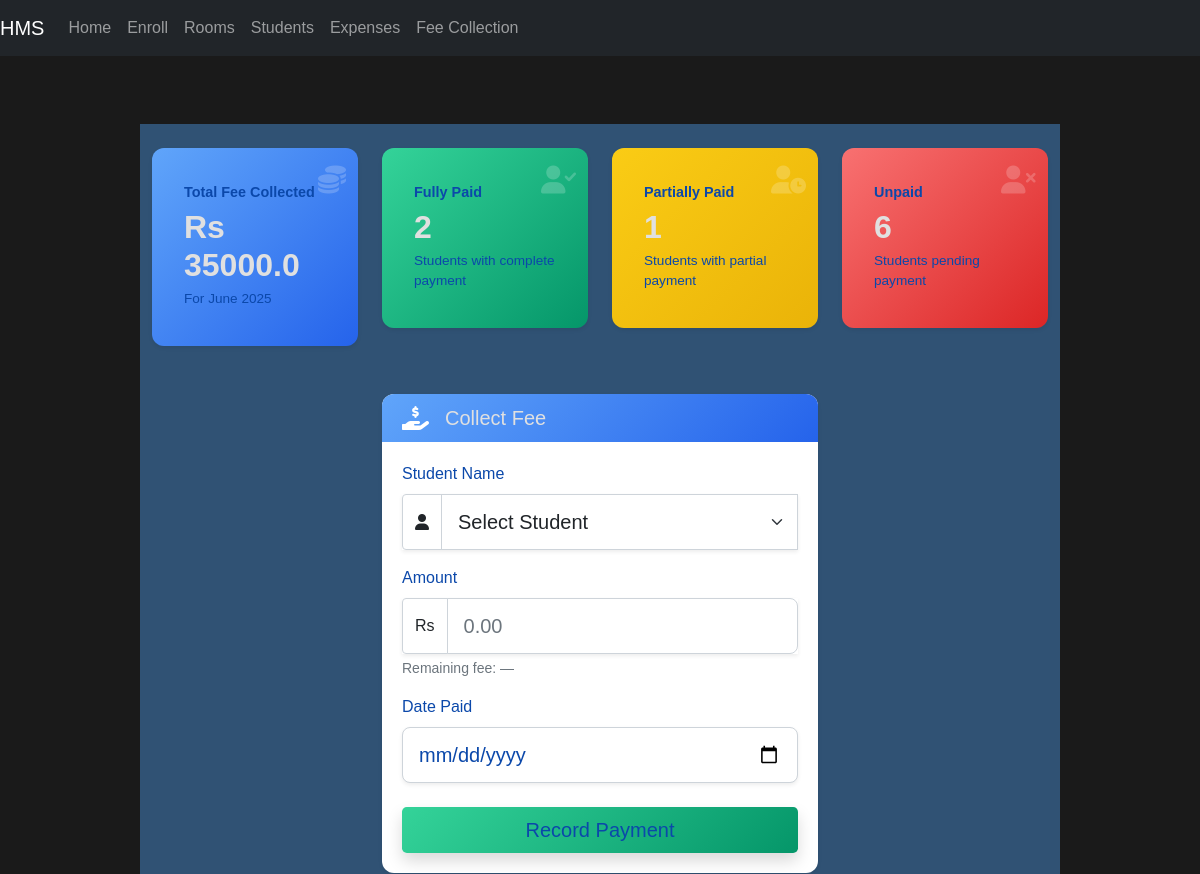
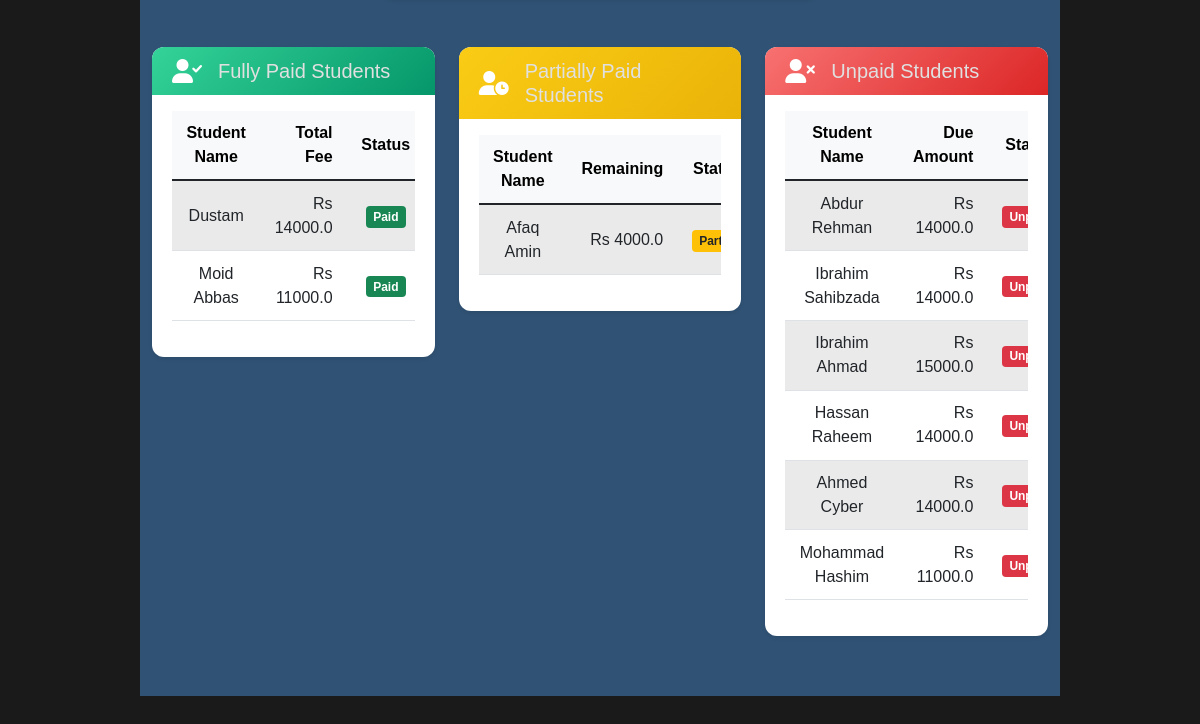
Before: /collect_fee (signed in) with the older database file (2 pictures, top to bottom).
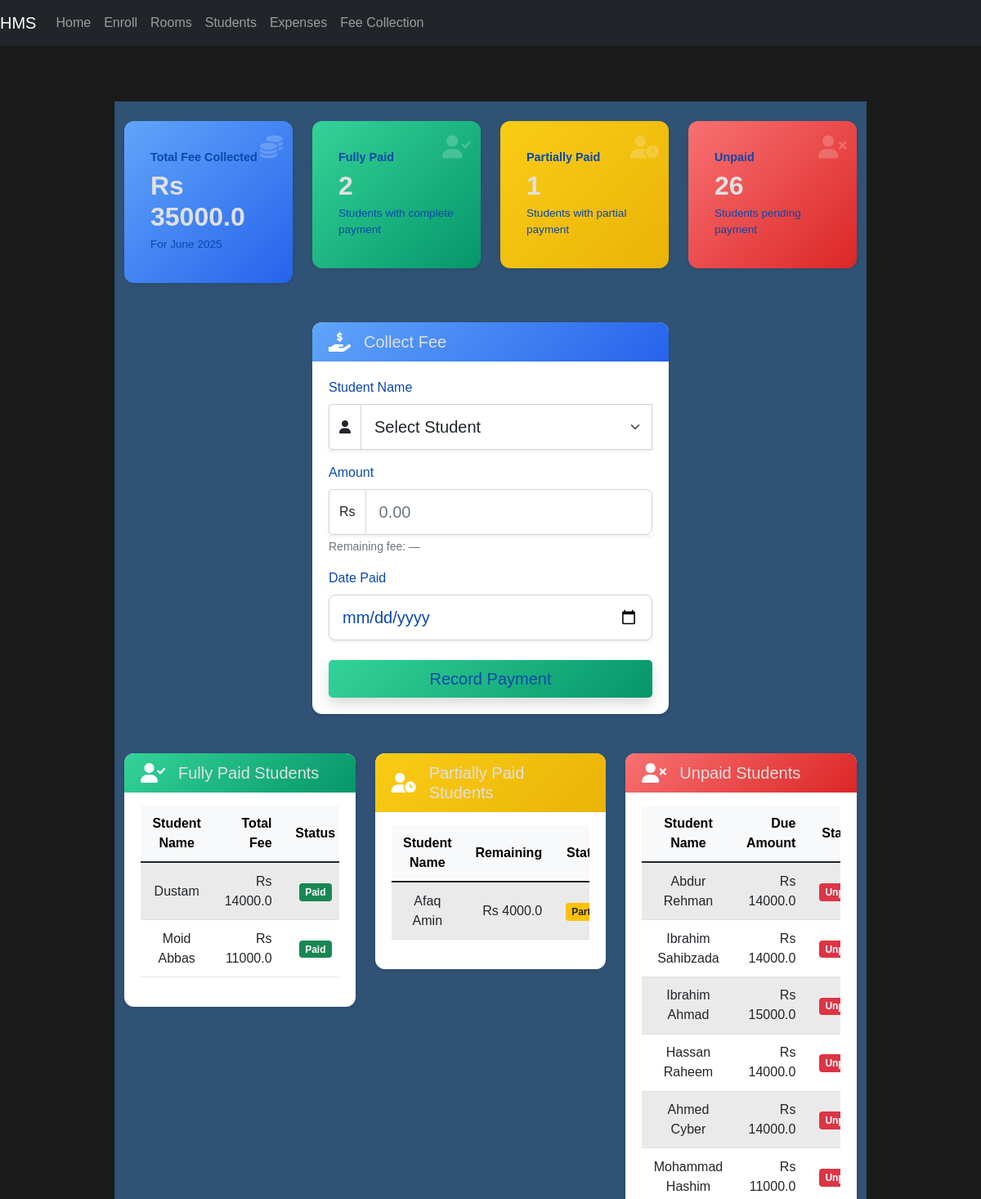
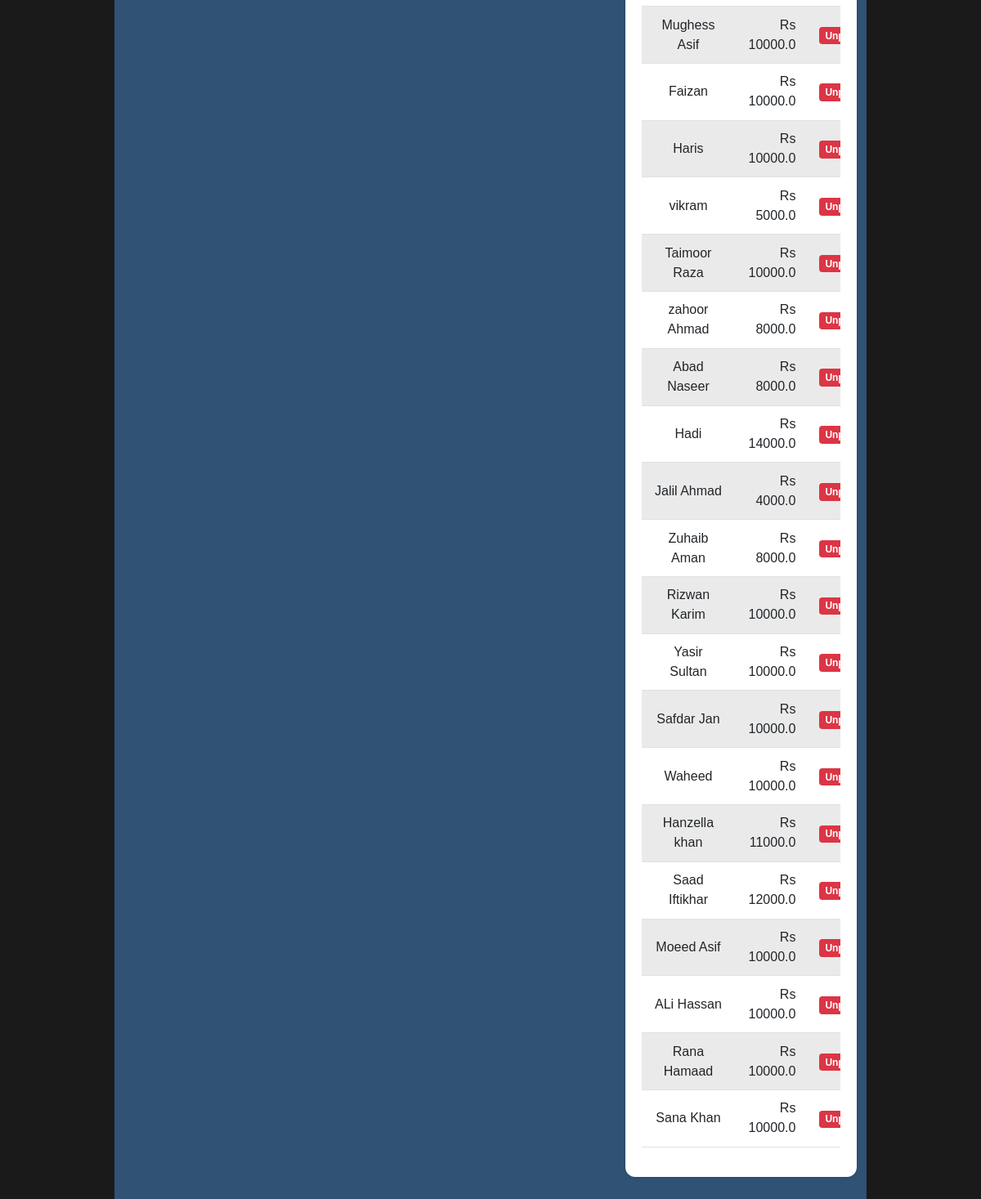
After: the same page with the newer database file (2 pictures, top to bottom).
### models.py (models this page shows, shortened)
class Student(db.Model):
    id = db.Column(db.Integer, primary_key=True)
    name = db.Column(db.String(100), nullable=False)
    fee = db.Column(db.Float, nullable=False)
    room_id = db.Column(db.Integer, db.ForeignKey('room.id'), nullable=False)
    picture = db.Column(db.String(100))
    status = db.Column(db.String(20), default='active')  # active, inactive, graduated
    enrollment_date = db.Column(db.DateTime, default=datetime.utcnow)
    last_fee_payment = db.Column(db.DateTime)
    room = relationship('Room', back_populates='students')
    fee_records = relationship('FeeRecord', back_populates='student')
    @property
    def fee_status(self):
        current_month = datetime.now().month
        current_year = datetime.now().year
        total_paid = sum(record.amount for record in FeeRecord.query.filter(
            FeeRecord.student_id == self.id,
            db.extract('month', FeeRecord.date_paid) == current_month,
            db.extract('year', FeeRecord.date_paid) == current_year
        ).all())
        if total_paid == 0:
            return 'unpaid'
        elif total_paid < self.fee:
            return 'partial'
        else:
            return 'paid'
    @property
    def remaining_fee(self):
        current_month = datetime.now().month
        current_year = datetime.now().year
        total_paid = sum(record.amount for record in FeeRecord.query.filter(
            FeeRecord.student_id == self.id,
            db.extract('month', FeeRecord.date_paid) == current_month,
            db.extract('year', FeeRecord.date_paid) == current_year
        ).all())
        return max(0, self.fee - total_paid)

class FeeRecord(db.Model):
    id = db.Column(db.Integer, primary_key=True)
    student_id = db.Column(db.Integer, db.ForeignKey('student.id'), nullable=False)
    amount = db.Column(db.Float, nullable=False)
    date_paid = db.Column(db.Date, default=datetime.utcnow)
    student = relationship('Student', back_populates='fee_records')

### app.py (the view, shortened to what this page needs)
@app.route('/collect_fee', methods=['GET', 'POST'])
@login_required
def collect_fee():
    form = FeeCollectionForm()
    month = request.args.get('month', datetime.now().month, type=int)
    year = request.args.get('year', datetime.now().year, type=int)
    active_students = Student.query.filter_by(status='active').all()
    fully_paid_students = []
    partially_paid_students = []
    unpaid_students = []
    for student in active_students:
        if student.fee_status == 'paid':
            fully_paid_students.append(student)
        elif student.fee_status == 'partial':
            partially_paid_students.append(student)
        else:
            unpaid_students.append(student)
    fee_records = FeeRecord.query.filter(
        db.extract('year', FeeRecord.date_paid) == year,
        db.extract('month', FeeRecord.date_paid) == month
    ).join(Student).all()
    total_fee = sum(record.amount for record in fee_records)
    return render_template('collect_fee.html',
                         form=form,
                         fee_records=fee_records,
                         total_fee=total_fee,
                         current_month=month,
                         current_year=year,
                         month_name=month_name,
                         fully_paid_students=fully_paid_students,
                         partially_paid_students=partially_paid_students,
                         unpaid_students=unpaid_students)

### forms.py
class FeeCollectionForm(FlaskForm):
    student_name = StringField('Student Name', validators=[DataRequired()])
    amount = FloatField('Amount', validators=[DataRequired()])
    date = DateField('Date Paid', validators=[DataRequired()])
    submit = SubmitField('Record Payment')

### app.py (called while the page is built)
@login_manager.user_loader
def load_user(user_id):
    return Admin.query.get(int(user_id))

### templates/collect_fee.html (shortened to what the changed rows need)
{% extends 'base.html' %}
{% block content %}
<div class="fee-page-container">
  <div class="container-fluid mt-4">
    <div class="row g-4">
      <div class="col-md-3 col-sm-6">
        <div class="metric-card bg-gradient-blue text-white shadow-sm">
          <div class="card-body">
            <h2 class="card-value">Rs {{ total_fee }}</h2>
          </div>
        </div>
      </div>
      <div class="col-md-3 col-sm-6">
        <div class="metric-card bg-gradient-green text-white shadow-sm">
          <div class="card-body">
            <h2 class="card-value">{{ fully_paid_students|length }}</h2>
          </div>
        </div>
      </div>
      <div class="col-md-3 col-sm-6">
        <div class="metric-card bg-gradient-yellow text-white shadow-sm">
          <div class="card-body">
            <h2 class="card-value">{{ partially_paid_students|length }}</h2>
          </div>
        </div>
      </div>
      <div class="col-md-3 col-sm-6">
        <div class="metric-card bg-gradient-red text-white shadow-sm">
          <div class="card-body">
            <h6 class="card-title">Unpaid</h6>
            <h2 class="card-value">{{ unpaid_students|length }}</h2>
            <p class="card-text">Students pending payment</p>
          </div>
        </div>
      </div>
    </div>
  </div>
  <div class="container-fluid mt-5">
    <div class="row g-4">
      <div class="col-lg-4 col-md-6">
        <div class="card table-card shadow-sm border-0 fade-in">
          <div class="card-body px-0">
            <div class="table-responsive">
              <table class="table table-striped table-hover align-middle mb-0">
                <thead class="table-light">
                  <tr>
                    <th>Student Name</th>
                    <th class="text-end">Total Fee</th>
                    <th class="text-center">Status</th>
                  </tr>
                </thead>
                <tbody>
                  {% for student in fully_paid_students %}
                  <tr>
                    <td>{{ student.name }}</td>
                    <td class="text-end">Rs {{ student.fee }}</td>
                    <td class="text-center">
                      <span class="badge bg-success">Paid</span>
                    </td>
                  </tr>
                  {% endfor %}
                </tbody>
              </table>
            </div>
          </div>
        </div>
      </div>
      <div class="col-lg-4 col-md-6">
        <div class="card table-card shadow-sm border-0 fade-in">
          <div class="card-body px-0">
            <div class="table-responsive">
              <table class="table table-striped table-hover align-middle mb-0">
                <thead class="table-light">
                  <tr>
                    <th>Student Name</th>
                    <th class="text-end">Remaining</th>
                    <th class="text-center">Status</th>
                  </tr>
                </thead>
                <tbody>
                  {% for student in partially_paid_students %}
                  <tr>
                    <td>{{ student.name }}</td>
                    <td class="text-end">Rs {{ student.remaining_fee }}</td>
                    <td class="text-center">
                      <span class="badge bg-warning text-dark">Partial</span>
                    </td>
                  </tr>
                  {% endfor %}
                </tbody>
              </table>
            </div>
          </div>
        </div>
      </div>
      <div class="col-lg-4 col-md-6">
        <div class="card table-card shadow-sm border-0 fade-in">
          <div class="card-body px-0">
            <div class="table-responsive">
              <table class="table table-striped table-hover align-middle mb-0">
                <thead class="table-light">
                  <tr>
                    <th>Student Name</th>
                    <th class="text-end">Due Amount</th>
                    <th class="text-center">Status</th>
                  </tr>
                </thead>
                <tbody>
                  {% for student in unpaid_students %}
                  <tr>
                    <td>{{ student.name }}</td>
                    <td class="text-end">Rs {{ student.fee }}</td>
                    <td class="text-center">
                      <span class="badge bg-danger">Unpaid</span>
                    </td>
                  </tr>
                  {% endfor %}
                </tbody>
              </table>
            </div>
          </div>
        </div>
      </div>
    </div>
  </div>
</div>
<link rel="stylesheet" href="https://cdnjs.cloudflare.com/ajax/libs/font-awesome/6.0.0/css/all.min.css">
{% endblock %}

Changed rows visible on the page:
added Student: name "Mughess Asif", fee "10000.0", shown under "Unpaid Students"
added Student: name "Faizan", fee "10000.0", shown under "Unpaid Students"
added Student: name "Haris", fee "10000.0", shown under "Unpaid Students"
added Student: name "vikram", fee "5000.0", shown under "Unpaid Students"
added Student: name "Taimoor Raza", fee "10000.0", shown under "Unpaid Students"
added Student: name "zahoor Ahmad", fee "8000.0", shown under "Unpaid Students"
added Student: name "Abad Naseer", fee "8000.0", shown under "Unpaid Students"
added Student: name "Hadi", fee "14000.0", shown under "Unpaid Students"
added Student: name "Jalil Ahmad", fee "4000.0", shown under "Unpaid Students"
added Student: name "Zuhaib Aman", fee "8000.0", shown under "Unpaid Students"
added Student: name "Rizwan Karim", fee "10000.0", shown under "Unpaid Students"
added Student: name "Yasir Sultan", fee "10000.0", shown under "Unpaid Students"
added Student: name "Safdar Jan", fee "10000.0", shown under "Unpaid Students"
added Student: name "Waheed", fee "10000.0", shown under "Unpaid Students"
added Student: name "Hanzella khan", fee "11000.0", shown under "Unpaid Students"
added Student: name "Saad Iftikhar", fee "12000.0", shown under "Unpaid Students"
added Student: name "Moeed Asif", fee "10000.0", shown under "Unpaid Students"
added Student: name "ALi Hassan", fee "10000.0", shown under "Unpaid Students"
added Student: name "Rana Hamaad", fee "10000.0", shown under "Unpaid Students"
added Student: name "Sana Khan", fee "10000.0", shown under "Unpaid Students"
Other visible differences:
{{ unpaid_students|length }}: "6" → "26"
